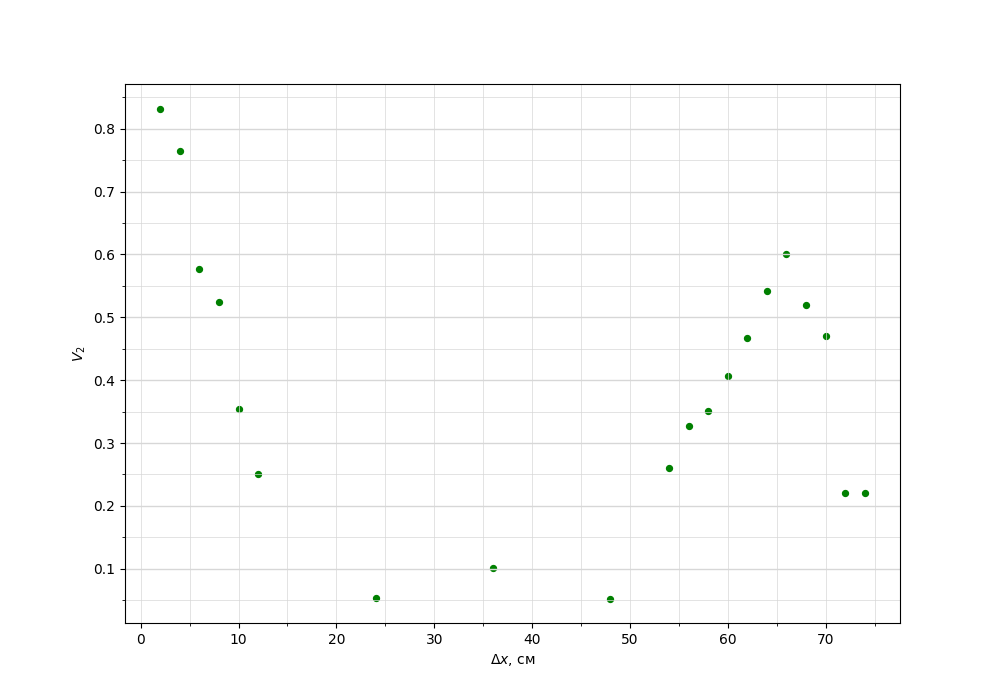

Python code for this plot:
import numpy as np
import matplotlib.pyplot as plt
from matplotlib.ticker import MultipleLocator

plt.figure(figsize=(10,7))  #Размер изображения
#plt.title('График зависимости разности температуры от разности давления для T=295K') # Заголовок

x = [2,4,6,8,10,12,24,36,48,54,56,58,60,62,64,66,68,70,72,74] # Координата x
y = [0.832050294,0.763932978,0.577350269,0.524863881,0.353553391,0.25,
0.052722874,0.100503782,0.052704628,0.260874597,0.32752293,0.350646854,
0.405968078,0.466690476,0.541174208,0.600832755,0.519119856,0.470355789,
0.221247496,0.22040117] # Координата y


plt.scatter(x, y, s=18, c='green')  # Экспериментальные точки на графике

plt.xlabel('$\Delta x$, см') # Подпись абсцисс
plt.ylabel('$V_2$') # Подпись ординат

#yerr = [0.018*_y for _y in y]  # Погрешность по y
#xerr = [0.05 for _x in x] # Погрешность по x
#plt.errorbar(x, y, xerr=xerr, yerr=yerr, fmt=" ", color='k')

#p = np.polyfit(x, y, deg=1) # Построение кривой по мнк
#p_f = np.poly1d(p)
#plt.plot(x, y)
#print(p_f)


DP = 2
ax = plt.gca()

## Характеристики сетки

ax.yaxis.set_minor_locator(MultipleLocator(0.05))
ax.yaxis.set_major_locator(MultipleLocator(0.1))
ax.xaxis.set_minor_locator(MultipleLocator(5))
ax.xaxis.set_major_locator(MultipleLocator(10))
ax.yaxis.grid(True,'major',linewidth=2/DP,linestyle='-',color='#d7d7d7')
ax.xaxis.grid(True,'minor',linewidth=1/DP,linestyle='-',color='#d7d7d7')
ax.yaxis.grid(True,'minor',linewidth=1/DP,linestyle='-',color='#d7d7d7')
ax.xaxis.grid(True,'major',linewidth=1/DP,linestyle='-',color='#d7d7d7',zorder=0)

plt.savefig('hod_plot')